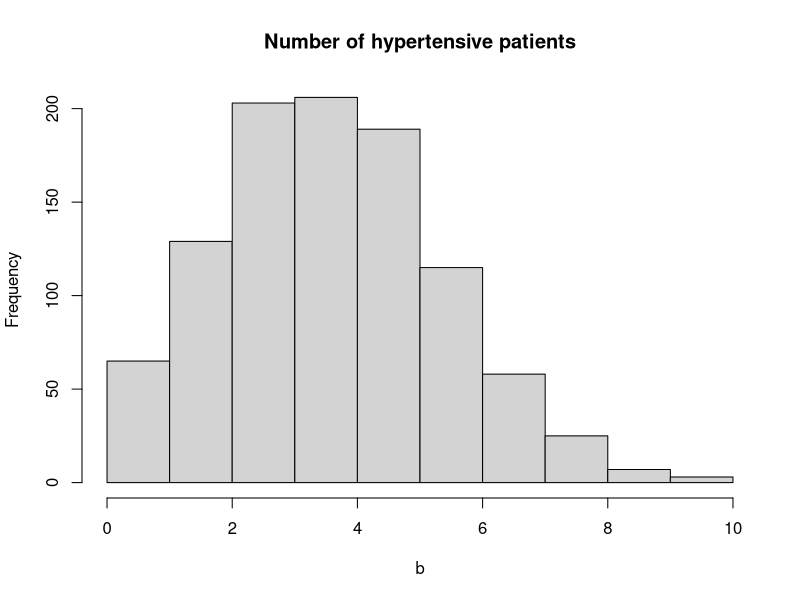
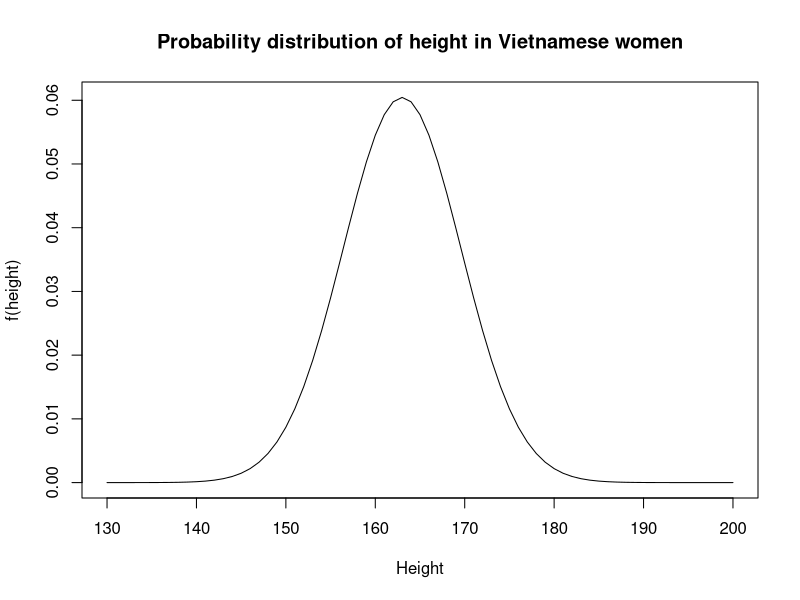
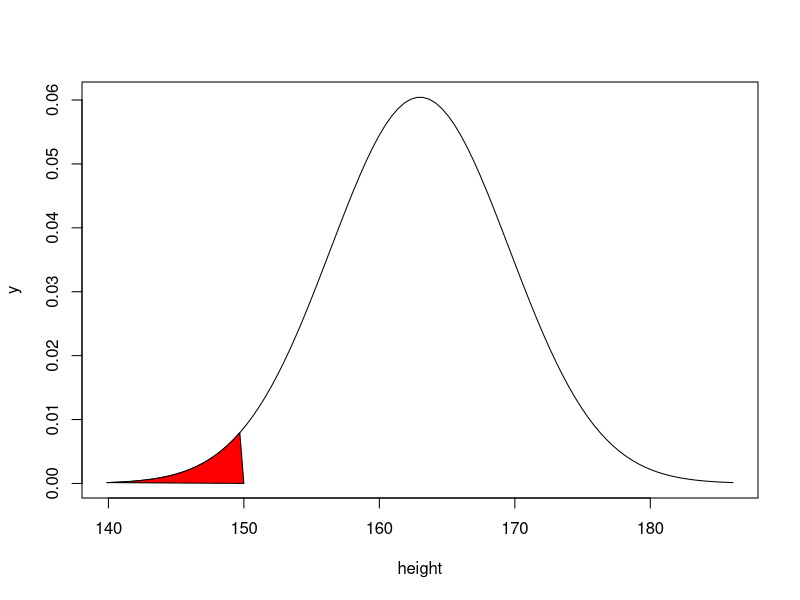
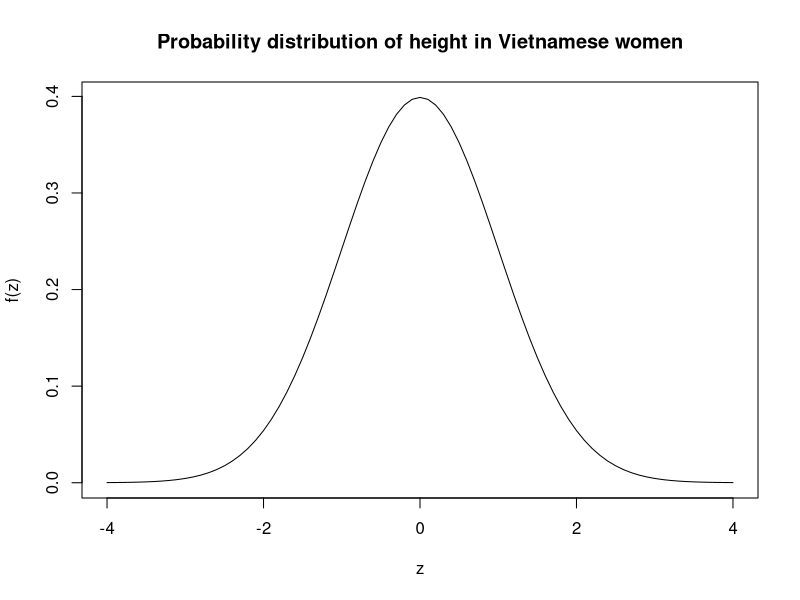
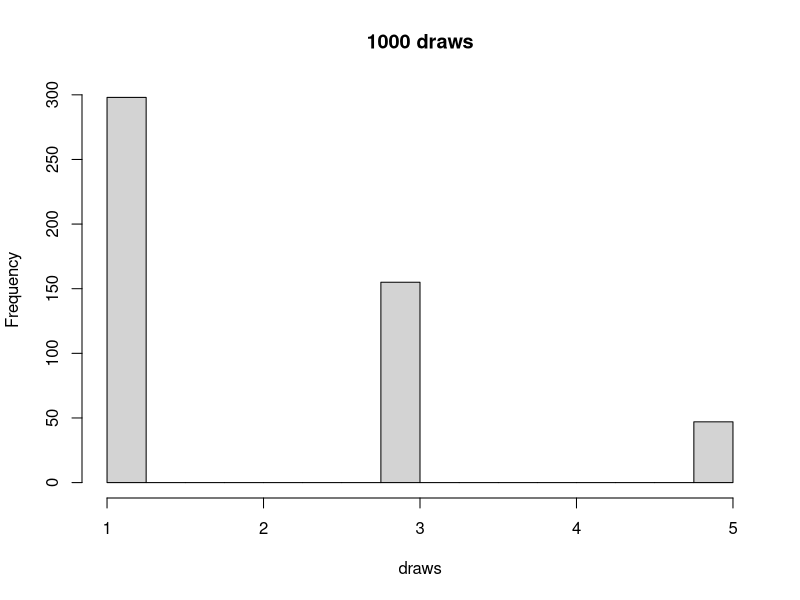
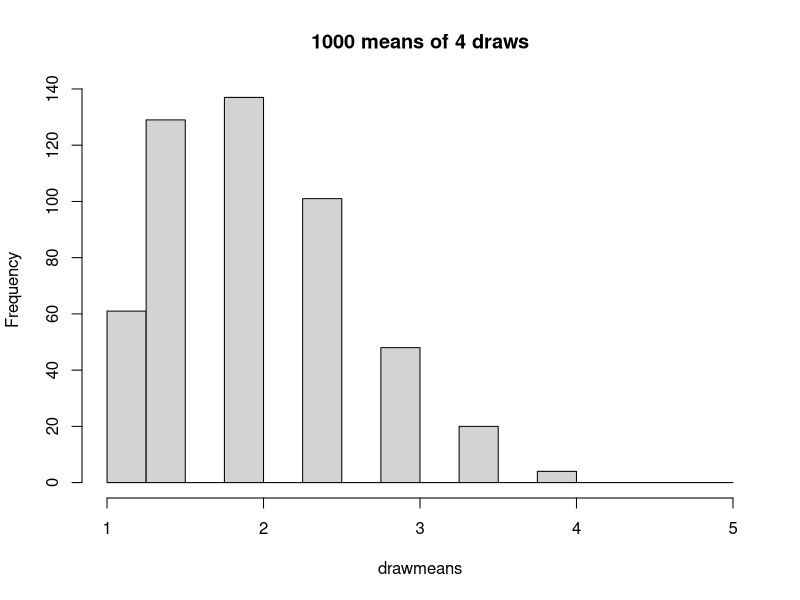
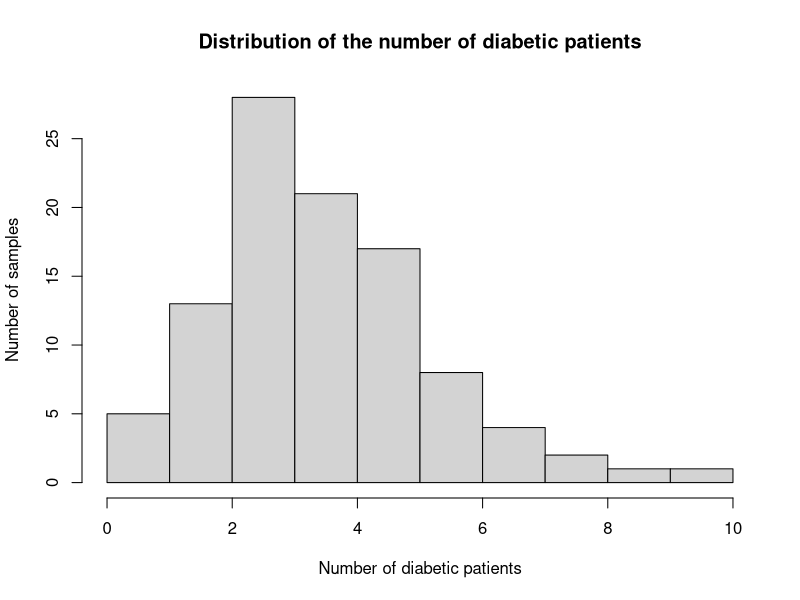
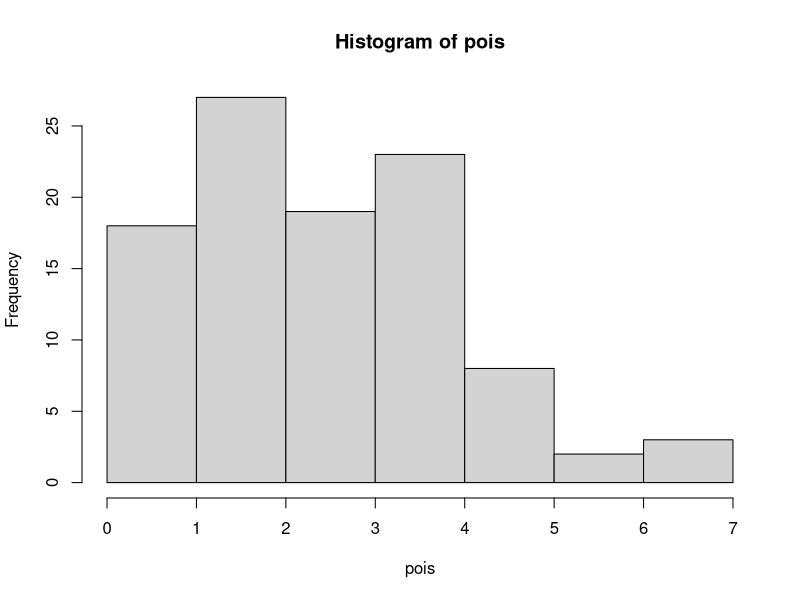

The R source for these figures, in order:
## ---- chunk 1
prod(3:1)
## ---- chunk 2
prod(10:1)
## ---- chunk 3
prod(10:4)
## ---- chunk 4
prod(10:4) / prod(40:36)
## ---- chunk 5
choose(5, 2)
## ---- chunk 6
1/choose(5, 2)
## ---- chunk 7
1-pbinom(7, 10, 0.70)
## ---- chunk 8
b <- rbinom(1000, 20, 0.20)
## ---- chunk 9
table(b)
## ---- chunk 10
hist(b, main="Number of hypertensive patients")
## ---- chunk 11
1- pbinom(15, 20, 0.5)
## ---- chunk 12
dpois(2, 1)
## ---- chunk 13
dpois(1, 1)
## ---- chunk 14
dpois(0, 1)
## ---- chunk 15
# P(X ≤ 2)
ppois(2, 1)

# 1-P(X ≤ 2)
1-ppois(2, 1)
## ---- chunk 16
height = seq(130, 200, 1)
plot(height, dnorm(height, 163, 6.6), 
       type="l", 
       ylab="f(height)",
       xlab="Height",
       main="Probability distribution of height in Vietnamese women")
## ---- chunk 17
pnorm(149, mean=163, sd=6.6)
## ---- chunk 18
mean=163; sd=6.6
height = seq(-3.5,3.5,length=100)*sd + mean
y = dnorm(height, mean, sd)
plot(height, y, type="l")
polygon(c(height[height<150], 150), c(y[height<150], 0), col="red")
## ---- chunk 19
pnorm(150, 163, 6.6)
## ---- chunk 20
1-pnorm(120, mean=100, sd=13)
## ---- chunk 21
height <- seq(-4, 4, 0.1)
plot(height, dnorm(height, 0, 1), 
       type="l", 
       ylab="f(z)",
       xlab="z",
       main="Probability distribution of height in Vietnamese women")
## ---- chunk 22
pnorm(-1.96, mean=0, sd=1)
## ---- chunk 23
pnorm(1.96, mean=0, sd=1)
## ---- chunk 24
pnorm(1.96) - pnorm(-1.96)
## ---- chunk 25
1-pnorm(3.04) 
## ---- chunk 26
qnorm(0.95, mean=0, sd=1)
## ---- chunk 27
qnorm(0.975, mean=0, sd=1)
## ---- chunk 28
    dchisq(21, 13)
## ---- chunk 29
    pchisq(21, 13)
## ---- chunk 30
    qchisq(0.95, 15)
## ---- chunk 31
    pchisq(21, 13, 5.4)
## ---- chunk 32
    qchisq(0.5, 7, 3)
## ---- chunk 33
    1-pt(1.1, 6)
## ---- chunk 34
    qt(0.95, 15)
## ---- chunk 35
    1-pf(3.24, 3, 15, 5)
## ---- chunk 36
    qf(1-0.05, 3, 15)
## ---- chunk 37
x = c(1, 3, 5)
px = c(0.6, 0.3, 0.1)
draws = sample(x, size=500, replace=T, prob=px)
hist(draws, breaks=seq(1,5, by=0.25), main="1000 draws")
## ---- chunk 38
var(draws)
## ---- chunk 39
draws = sample(x, size=4*500, replace=T, prob=px)
draws = matrix(draws, 4)
drawmeans = apply(draws, 2, mean)
## ---- chunk 40
hist(drawmeans,breaks=seq(1,5,by=0.25), main="1000 means of 4 draws")
## ---- chunk 41
var(drawmeans)
## ---- chunk 42
bin <- rbinom(100, 20, 0.2)
bin
## ---- chunk 43
hist(bin,
       xlab="Number of diabetic patients",
       ylab="Number of samples",
       main="Distribution of the number of diabetic patients")
## ---- chunk 44
mean(bin)
## ---- chunk 45
pois <- rpois(100, lambda=3)
pois
## ---- chunk 46
hist(pois)
## ---- chunk 47
# Tạo thời gian đến bệnh viện
appoint <- rexp(15, 0.1)
times <- round(appoint,0)
times
## ---- chunk 48
curve(dchisq(x, 1), xlim=c(0,10), ylim=c(0,0.6), col="red", lwd=3)
curve(dchisq(x, 2), add=T, col="green", lwd=3)
curve(dchisq(x, 3), add=T, col="blue", lwd=3)
curve(dchisq(x, 5), add=T, col="orange", lwd=3)
abline(h=0, lty=3)
abline(v=0, lty=3)
legend(par("usr")[2], par("usr")[4], 
         xjust=1, 
         c("df=1", "df=2", "df=3", "df=5"), lwd=3, lty=1, 
         col=c("red", "green", "blue", "orange")) 
## ---- chunk 49
curve(dt(x, 1), xlim=c(-3,3), ylim=c(0,0.4), col="red", lwd=3)
curve(dt(x, 2), add=T, col="blue", lwd=3)
curve(dt(x, 5), add=T, col="green", lwd=3)
curve(dt(x, 10), add=T, col="orange", lwd=3)
curve(dnorm(x), add=T, lwd=4, lty=3)
title(main="Student T distributions")
legend(par("usr")[2], par("usr")[4], 
         xjust=1, 
         c("df=1", "df=2", "df=5", 
           "df=10", "Normal distribution"), 
         lwd=c(2,2,2,2,2), 
         lty=c(1,1,1,1,3), 
         col=c("red", "blue", "green", 
               "orange", par("fg"))) 

## ---- chunk 50
curve(df(x,1,1), xlim=c(0,2), ylim=c(0,0.8), lwd=3)
curve(df(x,3,1), add=T)
curve(df(x,6,1), add=T, lwd=3)
curve(df(x,3,3), add=T, col="red")
curve(df(x,6,3), add=T, col="red", lwd=3)
curve(df(x,3,6), add=T, col="blue")
curve(df(x,6,6), add=T, col="blue", lwd=3)
title(main="Fisher F distributions")
legend(par("usr")[2], par("usr")[4], 
         xjust=1, 
         c("df=1,1", "df=3,1", "df=6,1", "df=3,3", 
           "df=6,3", "df=3,6", df="6,6"), 
         lwd=c(1,1,3,1,3,1,3), 
         lty=c(2,1,1,1,1,1,1), 
         col=c(par("fg"), par("fg"), par("fg"), 
               "red", "blue", "blue")) 
## ---- chunk 51
curve( dgamma(x,1,1), xlim=c(0,5))
curve( dgamma(x,2,1), add=T, col='red')
curve( dgamma(x,3,1), add=T, col='green')
curve( dgamma(x,4,1), add=T, col='blue')
curve( dgamma(x,5,1), add=T, col='orange')
title(main="Gamma probability distribution function")
legend(par('usr')[2], par('usr')[4], xjust=1,
       c('k=1 (Exponential distribution)', 'k=2', 
         'k=3', 'k=4', 'k=5'),
       lwd=1, lty=1,
       col=c(par('fg'), 'red', 'green', 'blue', 'orange'))
## ---- chunk 52
curve(dbeta(x,1,1), xlim=c(0,1), ylim=c(0,4))
curve(dbeta(x,2,1), add=T, col='red')
curve(dbeta(x,3,1), add=T, col='green')
curve(dbeta(x,4,1), add=T, col='blue')
curve(dbeta(x,2,2), add=T, lty=2, lwd=2, col='red')
curve(dbeta(x,3,2), add=T, lty=2, lwd=2, col='green')
curve(dbeta(x,4,2), add=T, lty=2, lwd=2, col='blue')
curve(dbeta(x,2,3), add=T, lty=3, lwd=3, col='red')
curve(dbeta(x,3,3), add=T, lty=3, lwd=3, col='green')
curve(dbeta(x,4,3), add=T, lty=3, lwd=3, col='blue')
title(main="Beta distribution")
legend(par('usr')[1], par('usr')[4], xjust=0,
       c('(1,1)', '(2,1)', '(3,1)', '(4,1)', 
         '(2,2)', '(3,2)', '(4,2)',
         '(2,3)', '(3,3)', '(4,3)' ),
       lwd=1, #c(1,1,1,1, 2,2,2, 3,3,3),
       lty=c(1,1,1,1, 2,2,2, 3,3,3),
       col=c(par('fg'), 'red', 'green', 'blue', 
         'red', 'green', 'blue', 'red', 'green', 'blue'))
## ---- chunk 53
curve(dexp(x), xlim=c(0,3), ylim=c(0,2))
curve(dweibull(x,1), lty=3, lwd=3, add=T)
curve(dweibull(x,2), col='red', add=T)
curve(dweibull(x,.8), col='blue', add=T)
title(main="Weibull Probability Dist Function")
legend(par('usr')[2], par('usr')[4], xjust=1,
        c('Exponential', 'Weibull, shape=1',
          'Weibull, shape=2', 'Weibull, shape=.8'),
        lwd=c(1,3,1,1),
        lty=c(1,3,1,1),
        col=c(par("fg"), par("fg"), 'red', 'blue'))
## ---- chunk 54
curve(dcauchy(x),xlim=c(-5,5), ylim=c(0,.5), lwd=3)
curve(dnorm(x), add=T, col='red', lty=2)
legend(par('usr')[2], par('usr')[4], xjust=1,
        c('Cauchy distribution', 'Gaussian distribution'),
        lwd=c(3,1),
        lty=c(1,2),
        col=c(par("fg"), 'red'))
## ---- chunk 55
sample(1:40, 5)
## ---- chunk 56
sample(1:40, 5)
## ---- chunk 57
sample(1:40, 5)
## ---- chunk 58
sample(1:40, 5)
## ---- chunk 59
sample(1:50, 10, replace=T)
## ---- chunk 60
sample(c("H", "T"), 10, replace=T)
## ---- chunk 61
sample(c("X", "D"), 20, replace=T)
## ---- chunk 62
sample(5, 10, prob=c(0.3, 0.4, 0.1, 0.1, 0.1), replace=T)
